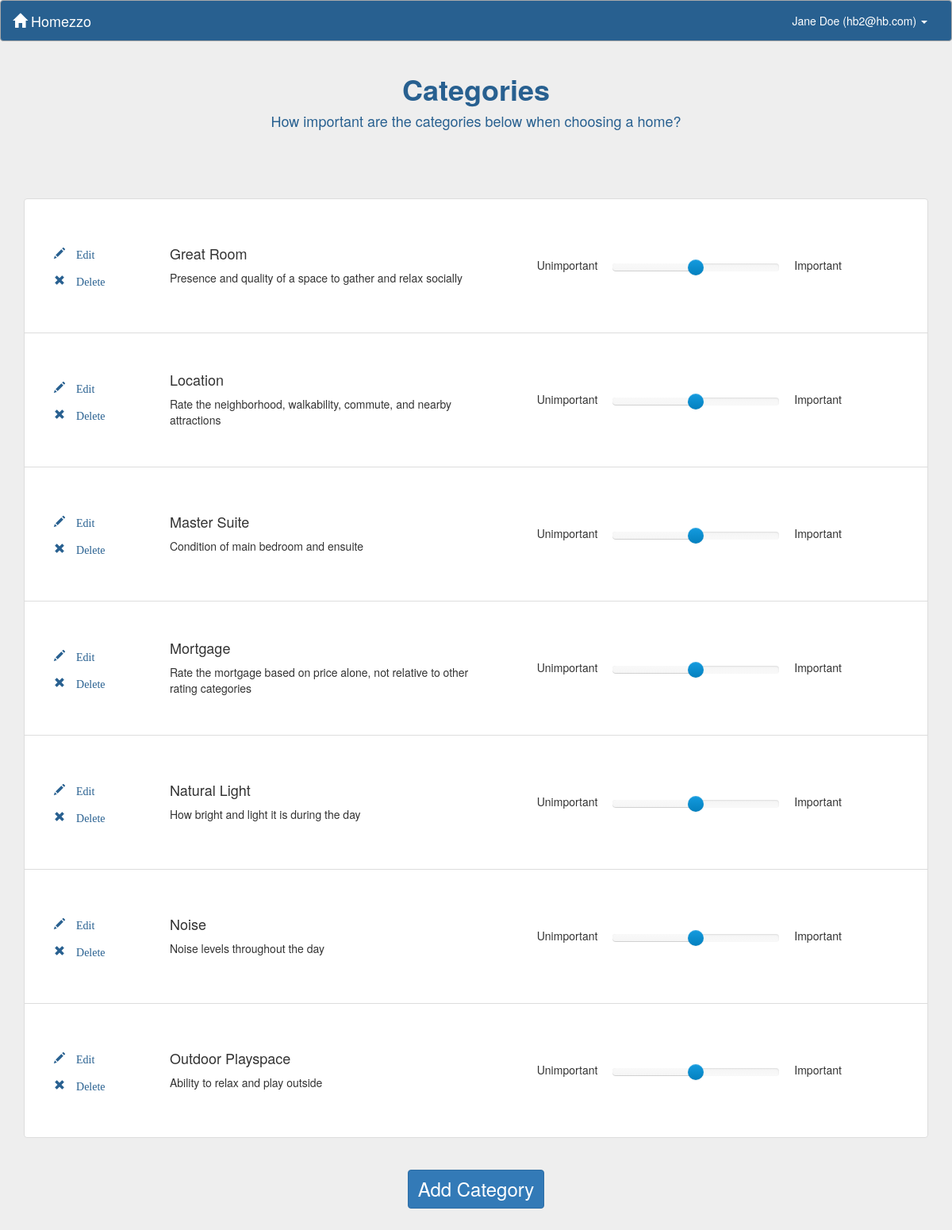
The page /categories/ (signed in) on the database its author committed.
### RealEstate/apps/core/models.py (models this page shows, shortened)
class User(AbstractBaseUser, PermissionsMixin):
    _EMAIL_CONFIRMATION_MESSAGE = u"""
        Hello {name},

        Thank you for registering for {app_name}!
        Please login and then click the link below to complete registration:
            {email_confirmation_link}

    """
    email = models.EmailField(
        unique=True,
        verbose_name="Email Address",
        error_messages={
            'unique': ("A user with this email already "
                       "exists.")
        })
    first_name = models.CharField(max_length=30, verbose_name="First Name")
    last_name = models.CharField(max_length=30, verbose_name="Last Name")
    phone = models.CharField(max_length=20, blank=True,
                             validators=[
                                 RegexValidator(
                                     regex="^[0-9-()+]{10,20}$",
                                     message=("Please enter a valid phone "
                                              "number."),
                                     code='phone_format'
                                 )
                             ],
                             verbose_name="Phone Number")
    is_staff = models.BooleanField(
        default=False,
        help_text=("Designates whether the user can log into this admin "
                   "site."),
        verbose_name="Staff Status")
    is_active = models.BooleanField(
        default=True,
        help_text=("Designates whether this user should be treated as "
                   "active. Unselect this instead of deleting accounts."),
        verbose_name="Active")
    email_confirmed = models.BooleanField(
        default=False,
        help_text=("Designates if this user has confirmed their email "
                   "address or not."),
        verbose_name="Email Confirmed")
    email_confirmation_token = models.CharField(
        max_length=64,
        default=_generate_email_confirmation_token,
        editable=False,
        unique=True,
        verbose_name="Email Confirmation Token")
    objects = UserManager()
    USERNAME_FIELD = 'email'
    REQUIRED_FIELDS = ['first_name', 'last_name']
    _ALL_TYPES_ALLOWED = set(['Homebuyer', 'Realtor'])
    _HOMEBUYER_ONLY = set(['Homebuyer'])
    _REALTOR_ONLY = set(['Realtor'])
    class Meta:
        verbose_name = "User"
        verbose_name_plural = "Users"
    def get_full_name(self):
        return u"{first} {last}".format(first=self.first_name,
                                        last=self.last_name).strip()
    @property
    def role_object(self):
        has_homebuyer = hasattr(self, 'homebuyer')
        has_realtor = hasattr(self, 'realtor')
        if has_homebuyer:
            if has_realtor:
                raise IntegrityError("User {user} is registered as both a "
                                     "Homebuyer and a Realtor, which is not "
                                     "valid.".format(user=unicode(self)))
            return self.homebuyer
        elif has_realtor:
            return self.realtor
        return None

class BaseModel(models.Model):
    class Meta:
        abstract = True

class Category(BaseModel):
    _SUMMARY_MIN_LENGTH = 1
    summary = models.CharField(max_length=128, verbose_name="Category Name")
    description = models.TextField(blank=True, verbose_name="Description")
    couple = models.ForeignKey('core.Couple', verbose_name="Couple")
    class Meta:
        ordering = ['summary']
        unique_together = (('summary', 'couple'),)
        verbose_name = "Category"
        verbose_name_plural = "Categories"

### RealEstate/apps/core/views.py (the view, shortened to what this page needs)
# urls.py: url(r'^categories/$', CoreViews.CategoryView.as_view(), name='categories'),
class CategoryView(BaseView):
    _USER_TYPES_ALLOWED = User._HOMEBUYER_ONLY
    template_name = 'core/categories.html'
    def _permission_check(self, request, role, *args, **kwargs):
        return True
    def _weight_context(self):
        weight_field = CategoryWeight._meta.get_field('weight')
        weight_choices = dict(weight_field.choices)
        min_weight = min(weight for weight in weight_choices)
        max_weight = max(weight for weight in weight_choices)
        min_choice = weight_choices[min_weight]
        max_choice = weight_choices[max_weight]
        return {
            'min_weight': min_weight,
            'max_weight': max_weight,
            'min_choice': min_choice,
            'max_choice': max_choice,
            'default_weight': weight_field.default,
            'js_weight': json.dumps(weight_choices),
        }
    def get(self, request, *args, **kwargs):
        homebuyer = request.user.role_object
        couple = homebuyer.couple
        categories = Category.objects.filter(couple=couple)
        weights = CategoryWeight.objects.filter(homebuyer=homebuyer)
        weighted = []
        for category in categories:
            missing = True
            for weight in weights:
                if weight.category.id is category.id:
                    weighted.append((category, weight.weight))
                    missing = False
                    break
            if missing:
                weighted.append((category, None))
        choices = []
        for key, value in models._CATEGORIES.items():
            choices.append((key, value["summary"]))
        context = {
            'weights': weighted,
            'form': AddCategoryForm(),
            'editForm': EditCategoryForm()
        }
        context.update(self._weight_context())
        return render(request, self.template_name, context)

### RealEstate/apps/core/context_processors.py (called while the page is built)
def app_name(request):
    return {'app_name': settings.APP_NAME}

def async_login_form(request):
    context = {}
    if not request.user.is_authenticated():
        context['login_form'] = AuthenticationForm()
    return context

### RealEstate/apps/core/models.py (called while the page is built)
    @property
    def role_type(self):
        return 'Homebuyer'

### RealEstate/apps/core/views.py (called while the page is built)
    @method_decorator(login_required)
    def dispatch(self, request, *args, **kwargs):
        role = request.user.role_object
        if role and role.role_type in self._USER_TYPES_ALLOWED:
            if self._permission_check(request, role, *args, **kwargs):
                return super(BaseView, self).dispatch(request, *args, **kwargs)
        raise PermissionDenied

### RealEstate/apps/core/templates/core/categories.html (shortened to what this page needs)
{% extends "core/base.html" %}
{% load bootstrap3 %}
{% load staticfiles %}
{% block style %}
  <link rel="stylesheet" type="text/css" href="{% static 'slide.min.css' %}" />
{% endblock %}
{% block header %}
  <div id="heading" class="header">
    <h1><strong>Categories</strong></h1>
    <h4>How important are the categories below when choosing a home?</h4>
  </div>
{% endblock header %}
{% block body %}
  <ul class="list-group">
    {% for category, weight in weights %}
      <li class="list-group-item" id="li_{{category.id}}">
        <div id="row_{{category.id}}" class="row category_row">
          <div class="col-lg-1 vcenter " style="min-width:150px">
              <div style="padding: 20px 0; min-width: 150px ">
            <span data-toggle="modal" title="Edit this category" data-target="#edit-modal" id='edit_{{category.id}}' class='text-nowrap glyphicon glyphicon-pencil icon-leftpad edit'> Edit</span>
            <span data-toggle="modal" title="Delete this category" data-target="#confirmDelete" id='delete_{{category.id}}' class=' text-nowrap glyphicon glyphicon-remove icon-leftpad delete'> Delete</span>
            </div>
          </div>
          <div class="col-sm-4 vcenter summary-col">
            <h4 id='update_{{category.id}}'>{{category.summary}}</h4>
            {% if category.description %}
              <p>{{ category.description }}</p>
            {% endif %}
          </div>
          <div class="col-sm-5 vcenter rating rating-col">
            <div class="inner-rating text-nowrap" id="icon-wrap" style="padding: 30px 0;">
                <span class="help-text" id="helptext-L">{{min_choice}}</span>
                <span class="help-text" id="helptext-R">{{max_choice}}</span>
            </div>
          </div>
        </div>
      </li>
    {% endfor %}
  </ul>
  <center>
      <button id="addCategoryBtn" type="button" style="margin-bottom:20px;" class="btn btn-primary" data-toggle="modal" data-target="#addCategory">Add Category</button>
  </center>
{% endblock %}

### RealEstate/apps/core/templates/core/base.html (shortened to what this page needs)
{% load bootstrap3 %}
{% load staticfiles %}
<!DOCTYPE html>
<html>
  <head>
    {% bootstrap_css %}
    <link rel="stylesheet" type="text/css" href="{% static 'style.css' %}" />
    <link rel="stylesheet" type="text/css" href="{% static 'login.css' %}"  />
    {% block style %}
    {% endblock %}
  </head>
  <body>
    {% with authenticated=user.is_authenticated %}
      {% block main %}
        <div id="main-content">
          <nav class="bs-blue-background navbar navbar-default">
            <div class="container-fluid">
              <div class="navbar-header">
                <a class="navbar-brand" href="{% url 'signup' %}">
                  <span class="glyphicon glyphicon-home" aria-hidden="true"></span>
                  {{ app_name }}
                </a>
              </div>
              <div class="collapse navbar-collapse" id="bs-example-navbar-collapse-1">
                <ul class="nav navbar-nav navbar-right">
                  {% if authenticated %}
                    <li class="dropdown">
                      <a href="#" class="dropdown-toggle" data-toggle="dropdown"
                         role="button" aria-haspopup="true" aria-expanded="false">
                         {{ user.get_full_name|default:"User"}} ({{user.email}})
                         <span class="caret"></span>
                      </a>
                    </li>
                  {% else %}
                    <li><a class="login-color" href="#" data-toggle="modal" data-target="#modal-login"> Log In</a></li>
                  {% endif %}
                </ul>
              </div>
            </div>
          </nav>
          <div class="container" style="margin-bottom:30px;">
            <div class="row">
              {% block header %}
              {% endblock %}
            </div>
            {% block messages %}
              <div class="row">
                <div class="col-sm-2"></div>
                 <div id="messages" class="col-sm-8" style="margin: 8px;text-align:center;">
                 </div>
                 <div class="col-sm-2"></div>
              </div>
            {% endblock %}
            {% block body %}
            {% endblock body %}
          </div>
        </div>
      {% endblock main %}
    {% endwith %}
  </body>
</html>

### RealEstate/apps/core/static/style.css (style rules this page uses)
html, body, #main-content { height: 100%; }
#main-content { overflow-y: auto; overflow-x: hidden; }
#main-content, .modal-content { background-color: #EEE; }
.bs-blue-background { background-color: rgb(40, 96, 144); border-color:#aaa; }
.bs-blue, #main-content .header, .modal-content label, .modal-header, .password-change label { color: rgb(40, 96, 144); }
nav.navbar * { color: white !important; }
.nav a { background-color:transparent !important; }
#main-content .header, .modal-header { text-align:center; }
ul.list-group { padding-top:30px; }
#heading { padding-bottom: 30px; }
.icon-leftpad { padding: 10px 20px 10px 10px; color: rgb(40, 96, 144); cursor: pointer; }
.vcenter { display: inline-block; vertical-align: middle; float: none; margin-left:-3px; }
.rating { display: inline-block; }
.inner-rating { text-align: center; display: block; }
#helptext-L { padding-right: 15px; }
#helptext-R { padding-left: 15px; }
button.btn, a.btn { margin:20px; }
.modal-content button, #main-content button, #main-content .dashboard-buttons a { font-size: x-large; }
.rating-col { min-width: 500px; }
.summary-col { padding-left: 20px; }
.category_row { margin: 20px 0; }

### rows shown on the page
User: get_full_name "Jane Doe", email "hb2@hb.com"
Category: summary "Great Room", description "Presence and quality of a space to gather and relax socially", min_choice "Unimportant", max_choice "Important"
Category: summary "Location", description "Rate the neighborhood, walkability, commute, and nearby attractions", min_choice "Unimportant", max_choice "Important"
Category: summary "Master Suite", description "Condition of main bedroom and ensuite", min_choice "Unimportant", max_choice "Important"
Category: summary "Mortgage", description "Rate the mortgage based on price alone, not relative to other rating categories", min_choice "Unimportant", max_choice "Important"
Category: summary "Natural Light", description "How bright and light it is during the day", min_choice "Unimportant", max_choice "Important"
Category: summary "Noise", description "Noise levels throughout the day", min_choice "Unimportant", max_choice "Important"
Category: summary "Outdoor Playspace", description "Ability to relax and play outside", min_choice "Unimportant", max_choice "Important"

### other values the page prints
{{ app_name }} "Homezzo"
